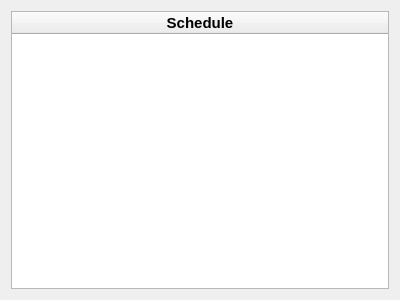
<?xml version="1.0" encoding="UTF-8"?>
<ui version="4.0">
 <class>Schedule</class>
 <widget class="QWidget" name="Schedule">
  <property name="geometry">
   <rect>
    <x>0</x>
    <y>0</y>
    <width>400</width>
    <height>300</height>
   </rect>
  </property>
  <property name="windowTitle">
   <string>Form</string>
  </property>
  <layout class="QVBoxLayout" name="verticalLayout">
   <item>
    <widget class="QTableWidget" name="scheduleTableWidget">
     <property name="font">
      <font>
       <pointsize>11</pointsize>
      </font>
     </property>
     <property name="editTriggers">
      <set>QAbstractItemView::NoEditTriggers</set>
     </property>
     <attribute name="horizontalHeaderCascadingSectionResizes">
      <bool>true</bool>
     </attribute>
     <attribute name="horizontalHeaderStretchLastSection">
      <bool>true</bool>
     </attribute>
     <column>
      <property name="text">
       <string>Schedule</string>
      </property>
      <property name="font">
       <font>
        <pointsize>11</pointsize>
        <bold>true</bold>
       </font>
      </property>
     </column>
    </widget>
   </item>
  </layout>
 </widget>
 <resources/>
 <connections/>
</ui>
